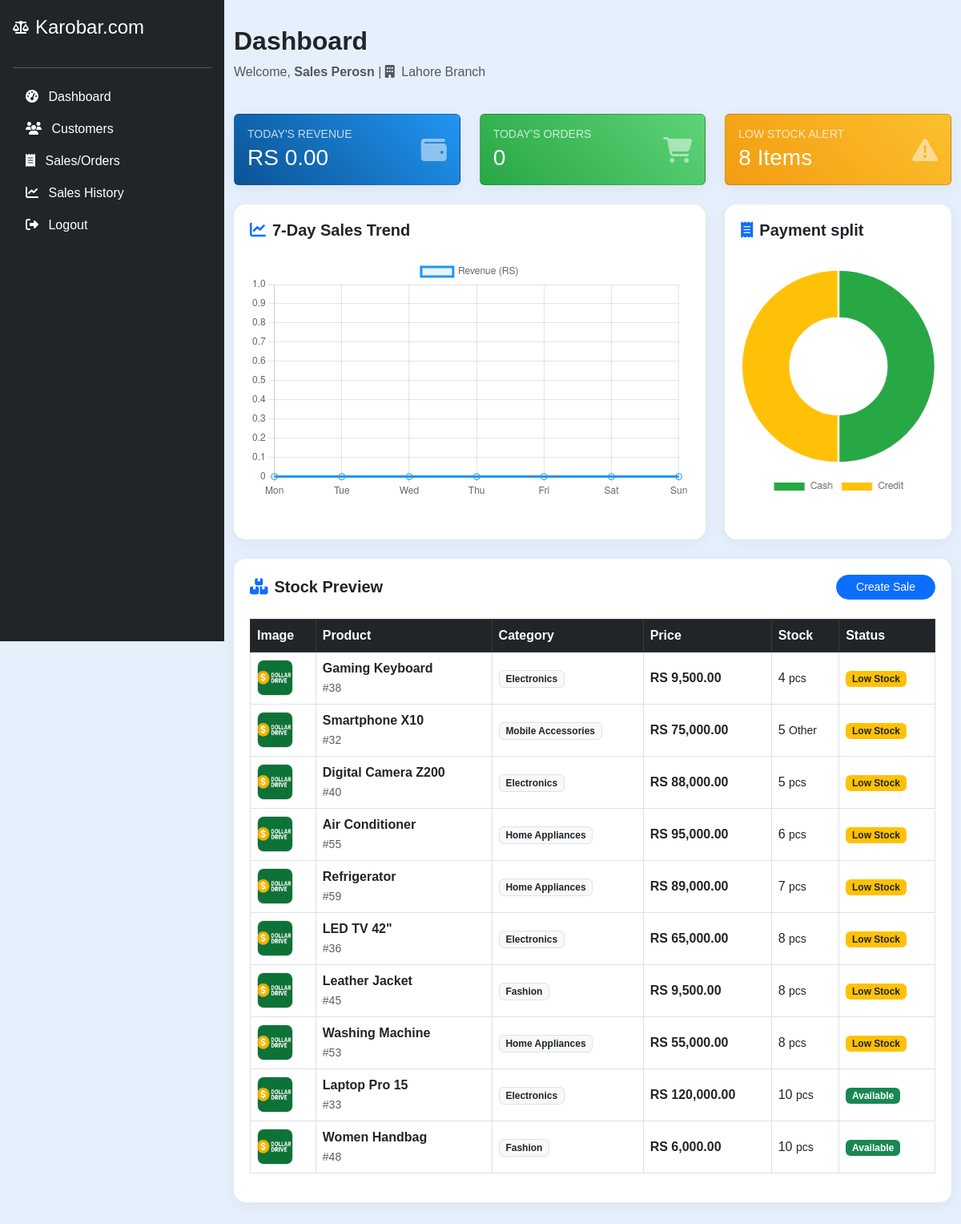
Page /salesperson/salesperson_dashboard.php (signed in) on the earlier database version.
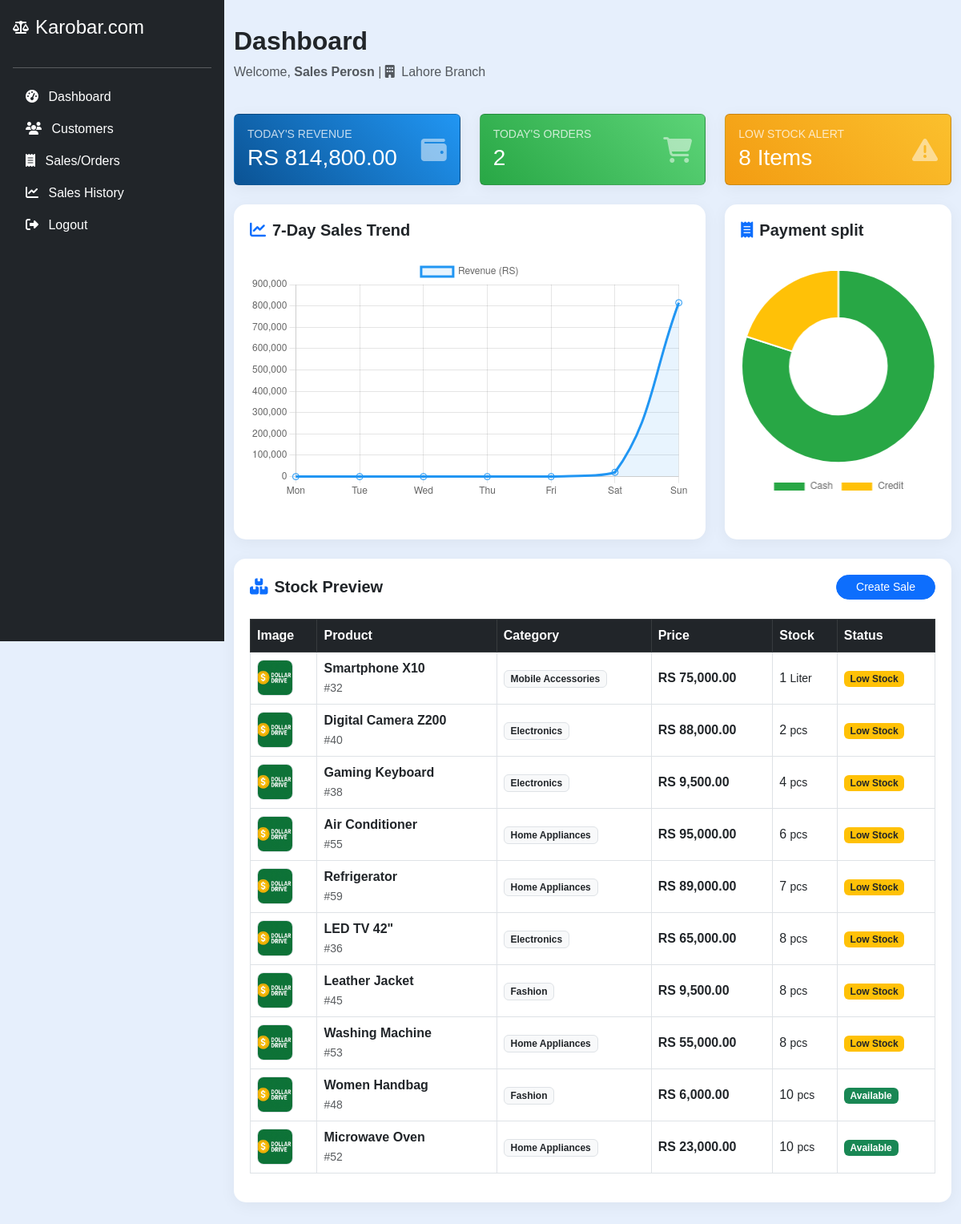
Same page on the later database version.
### tables this page shows
CREATE TABLE `products` (
  `id` int(11) NOT NULL,
  `branch_id` int(11) NOT NULL,
  `barcode_id` varchar(100) NOT NULL,
  `name` varchar(255) NOT NULL,
  `description` text DEFAULT NULL,
  `price` decimal(10,2) NOT NULL DEFAULT 0.00,
  `quantity` int(11) NOT NULL DEFAULT 0,
  `low_stock_threshold` int(10) UNSIGNED NOT NULL DEFAULT 0,
  `image` varchar(255) DEFAULT NULL,
  `created_at` datetime DEFAULT current_timestamp(),
  `category_id` int(11) NOT NULL,
  `unit` varchar(50) NOT NULL
);

CREATE TABLE `categories` (
  `id` int(11) NOT NULL,
  `owner_id` int(11) NOT NULL,
  `name` varchar(255) NOT NULL,
  `created_at` timestamp NOT NULL DEFAULT current_timestamp()
);

### salesperson/salesperson_dashboard.php (the view, shortened to what the changed rows need)
<?php
include('../config.php');
$salesperson_id = $_SESSION["id"];
$sql_sp = "SELECT s.name, s.email, s.branch_id, b.name as branch_name
           FROM salespersons s
           LEFT JOIN branches b ON s.branch_id = b.id
           WHERE s.id = ?";
$stmt_sp = mysqli_prepare($conn, $sql_sp);
mysqli_stmt_bind_param($stmt_sp, "i", $salesperson_id);
mysqli_stmt_execute($stmt_sp);
mysqli_stmt_bind_result($stmt_sp, $full_name, $email, $branch_id, $branch_name);
$today = date('Y-m-d');
$sql_stats = "SELECT
                COUNT(id) as total_orders,
                SUM(total_amount) as total_revenue
              FROM sales
              WHERE salesperson_id = ? AND DATE(sale_date) = ?";
$stmt_stats = mysqli_prepare($conn, $sql_stats);
mysqli_stmt_bind_param($stmt_stats, "is", $salesperson_id, $today);
mysqli_stmt_execute($stmt_stats);
$res_stats = mysqli_stmt_get_result($stmt_stats);
$stats = mysqli_fetch_assoc($res_stats);
$today_orders = $stats['total_orders'] ?? 0;
$today_revenue = $stats['total_revenue'] ?? 0;
$labels = [];
$revenue_data = [];
for ($i = 6; $i >= 0; $i--) {
    $date = date('Y-m-d', strtotime("-$i days"));
    $labels[] = date('D', strtotime($date));
    $sql_day = "SELECT SUM(total_amount) as daily_rev FROM sales WHERE salesperson_id = ? AND DATE(sale_date) = ?";
    $stmt_day = mysqli_prepare($conn, $sql_day);
    mysqli_stmt_bind_param($stmt_day, "is", $salesperson_id, $date);
    mysqli_stmt_execute($stmt_day);
    $res_day = mysqli_stmt_get_result($stmt_day);
    $row_day = mysqli_fetch_assoc($res_day);
    $revenue_data[] = (float)($row_day['daily_rev'] ?? 0);
}
$sql_methods = "SELECT payment_method, COUNT(*) as count FROM sales WHERE salesperson_id = ? GROUP BY payment_method";
$stmt_meth = mysqli_prepare($conn, $sql_methods);
mysqli_stmt_bind_param($stmt_meth, "i", $salesperson_id);
mysqli_stmt_execute($stmt_meth);
$res_meth = mysqli_stmt_get_result($stmt_meth);
$method_labels = [];
$method_counts = [];
while($row = mysqli_fetch_assoc($res_meth)){
    $method_labels[] = $row['payment_method'];
    $method_counts[] = (int)$row['count'];
}
$sql_products = "SELECT p.id, p.name, p.price, p.quantity, p.image, p.unit, c.name as category_name
                 FROM products p
                 LEFT JOIN categories c ON p.category_id = c.id
                 WHERE p.branch_id = ?
                 ORDER BY p.quantity ASC LIMIT 10";
$stmt_products = mysqli_prepare($conn, $sql_products);
mysqli_stmt_bind_param($stmt_products, "i", $branch_id);
mysqli_stmt_execute($stmt_products);
$result_products = mysqli_stmt_get_result($stmt_products);
?>
<!DOCTYPE html>
<html lang="en">
<head>
    <link href="https://cdn.jsdelivr.net/npm/bootstrap@5.3.0/dist/css/bootstrap.min.css" rel="stylesheet" />
    <link href="https://cdnjs.cloudflare.com/ajax/libs/font-awesome/6.6.0/css/all.min.css" rel="stylesheet" />
</head>
<body>
    <?php include('salesperson_sidebar.php'); ?>
    <div class="container">
        <div class="row mb-4">
            <div class="col-12">
                <h2 class="fw-bold text-dark">Dashboard</h2>
            </div>
        </div>
        <div class="row g-4 mb-4">
            <div class="col-md-4">
                <div class="card stat-card bg-gradient-primary p-3 text-white">
                    <div class="d-flex justify-content-between align-items-center">
                        <div>
                            <h6 class="text-uppercase mb-1 small opacity-75">Today's Revenue</h6>
                            <h3 class="mb-0">RS <?php echo number_format($today_revenue, 2); ?></h3>
                        </div>
                    </div>
                </div>
            </div>
            <div class="col-md-4">
                <div class="card stat-card bg-gradient-success p-3 text-white">
                    <div class="d-flex justify-content-between align-items-center">
                        <div>
                            <h6 class="text-uppercase mb-1 small opacity-75">Today's Orders</h6>
                            <h3 class="mb-0"><?php echo $today_orders; ?></h3>
                        </div>
                    </div>
                </div>
            </div>
        </div>
        <div class="row g-4 mb-4">
            <div class="col-lg-8">
                <div class="table-card h-100">
                    <div style="height: 300px;"><canvas id="revenueChart"></canvas></div>
                </div>
            </div>
            <div class="col-lg-4">
                <div class="table-card h-100 text-center">
                    <div style="height: 300px;"><canvas id="paymentChart"></canvas></div>
                </div>
            </div>
        </div>
        <div class="table-card">
            <div class="table-responsive">
    <div class="table-container">
<table class="table table-bordered table-hover align-middle">
            <thead class="table-dark">
                        <tr>
                            <th>Image</th>
                            <th>Product</th>
                            <th>Category</th>
                            <th>Price</th>
                            <th>Stock</th>
                            <th>Status</th>
                        </tr>
                    </thead>
                    <tbody>
                        <?php while ($row = mysqli_fetch_assoc($result_products)): ?>
                        <tr>
                            <td>
                                <?php if ($row['image']): ?>
                                    <img src="../owner/images/<?php echo htmlspecialchars($row['image']); ?>" class="product-img border" />
                                <?php else: ?>
                                    <div class="product-img bg-light d-flex align-items-center justify-content-center border"><i class="fas fa-box text-muted"></i></div>
                                <?php endif; ?>
                            </td>
                            <td>
                                <div class="fw-bold"><?php echo htmlspecialchars($row['name']); ?></div>
                                <small class="text-muted">#<?php echo $row['id']; ?></small>
                            </td>
                            <td><span class="badge bg-light text-dark border"><?php echo htmlspecialchars($row['category_name']); ?></span></td>
                            <td class="fw-bold">RS <?php echo number_format($row['price'], 2); ?></td>
                            <td><?php echo (int)$row['quantity']; ?> <small><?php echo htmlspecialchars($row['unit']); ?></small></td>
                            <td>
                                <?php if($row['quantity'] <= 0): ?>
                                    <span class="badge bg-danger">Out of Stock</span>
                                <?php elseif($row['quantity'] < 10): ?>
                                    <span class="badge bg-warning text-dark">Low Stock</span>
                                <?php else: ?>
                                    <span class="badge bg-success">Available</span>
                                <?php endif; ?>
                            </td>
                        </tr>
                        <?php endwhile; ?>
                    </tbody>
                </table>
            </div>
        </div>
    </div>
    <script>
        // Line Chart: Revenue Trend
        const revCtx = document.getElementById('revenueChart').getContext('2d');
        new Chart(revCtx, {
            type: 'line',
            data: {
                labels: <?php echo json_encode($labels); ?>,
                datasets: [{
                    label: 'Revenue (RS)',
                    data: <?php echo json_encode($revenue_data); ?>,
                    borderColor: '#2196f3',
                    backgroundColor: 'rgba(33, 150, 243, 0.1)',
                    fill: true,
                    tension: 0.4,
                    pointRadius: 4
                }]
            },
            options: {
                responsive: true,
                maintainAspectRatio: false,
                scales: { y: { beginAtZero: true } }
            }
        });
        // Doughnut Chart: Payment Methods
        const payCtx = document.getElementById('paymentChart').getContext('2d');
        new Chart(payCtx, {
            type: 'doughnut',
            data: {
                labels: <?php echo json_encode($method_labels); ?>,
                datasets: [{
                    data: <?php echo json_encode($method_counts); ?>,
                    backgroundColor: ['#28a745', '#ffc107', '#17a2b8', '#dc3545']
                }]
            },
            options: {
                responsive: true,
                maintainAspectRatio: false,
                plugins: { legend: { position: 'bottom' } }
            }
        });
    </script>
</body>
</html>

Differences in the rows shown:
no longer on this page (row edited): products: image (picture), name "Laptop Pro 15", id "33", category.name "Electronics", price "120,000.00", quantity "10", unit "pcs", shows "Available"
changed products "Smartphone X10": quantity "5" → "1"; unit "Other" → "Liter"
changed products "Digital Camera Z200": quantity "5" → "2"
shown differently, row unchanged: products "Gaming Keyboard": moves down the list
now on this page (row unchanged): products: image (picture), name "Microwave Oven", id "52", category.name "Home Appliances", price "23,000.00", quantity "10", unit "pcs", shows "Available"
Other differences:
$today_revenue: "0.00" → "814,800.00"
$today_orders: "0" → "2"
chart data {{ json_encode($revenue_data) }}: [0,0,0,0,0,0,0] → [0,0,0,0,0,20100,814800]
chart data {{ json_encode($method_counts) }}: [1,1] → [12,3]
